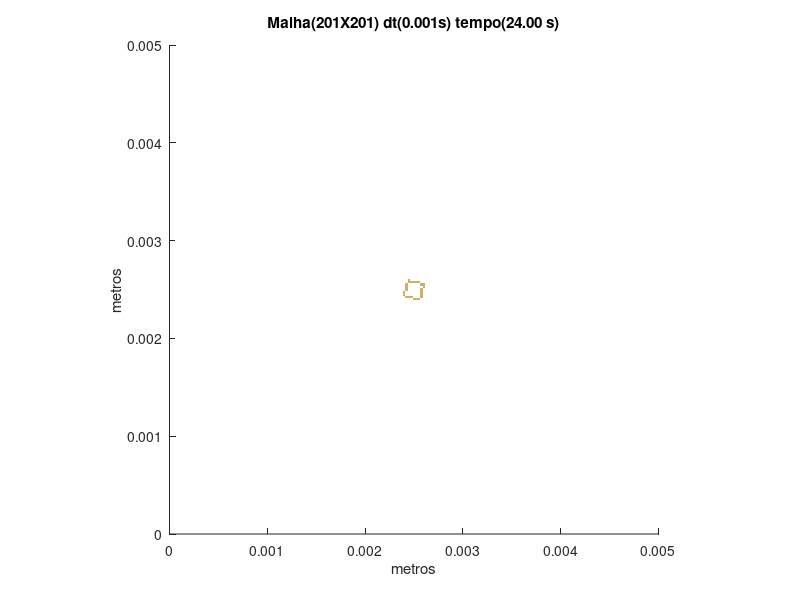

Write the MATLAB code that produced this figure.
set (gca,'PlotBoxAspectRatio',[1 1 1],'Xlim',[0,0.005],'Ylim',[0,0.005])
hold on
title('Malha(201X201) dt(0.001s) tempo(24.00 s)')
hold on
ylabel('metros')
hold on
xlabel('metros')
hold on

fill([0.00248756218905473 0.00248756218905473 0.00251243781094527 0.00251243781094527],[0.00238805970149254 0.00241293532338308 0.00241293532338308 0.00238805970149254],[0.8,0.7,0.4],'LineStyle','none')

fill([0.00251243781094527 0.00251243781094527 0.00253731343283582 0.00253731343283582],[0.00238805970149254 0.00241293532338308 0.00241293532338308 0.00238805970149254],[0.8,0.7,0.4],'LineStyle','none')

fill([0.00253731343283582 0.00253731343283582 0.00256218905472637 0.00256218905472637],[0.00238805970149254 0.00241293532338308 0.00241293532338308 0.00238805970149254],[0.8,0.7,0.4],'LineStyle','none')

fill([0.00241293532338308 0.00241293532338308 0.00243781094527363 0.00243781094527363],[0.00241293532338308 0.00243781094527363 0.00243781094527363 0.00241293532338308],[0.8,0.7,0.4],'LineStyle','none')

fill([0.00243781094527363 0.00243781094527363 0.00246268656716418 0.00246268656716418],[0.00241293532338308 0.00243781094527363 0.00243781094527363 0.00241293532338308],[0.8,0.7,0.4],'LineStyle','none')

fill([0.00246268656716418 0.00246268656716418 0.00248756218905473 0.00248756218905473],[0.00241293532338308 0.00243781094527363 0.00243781094527363 0.00241293532338308],[0.8,0.7,0.4],'LineStyle','none')

fill([0.00256218905472637 0.00256218905472637 0.00258706467661692 0.00258706467661692],[0.00241293532338308 0.00243781094527363 0.00243781094527363 0.00241293532338308],[0.8,0.7,0.4],'LineStyle','none')

fill([0.00238805970149254 0.00238805970149254 0.00241293532338308 0.00241293532338308],[0.00243781094527363 0.00246268656716418 0.00246268656716418 0.00243781094527363],[0.8,0.7,0.4],'LineStyle','none')

fill([0.00256218905472637 0.00256218905472637 0.00258706467661692 0.00258706467661692],[0.00243781094527363 0.00246268656716418 0.00246268656716418 0.00243781094527363],[0.8,0.7,0.4],'LineStyle','none')

fill([0.00238805970149254 0.00238805970149254 0.00241293532338308 0.00241293532338308],[0.00246268656716418 0.00248756218905473 0.00248756218905473 0.00246268656716418],[0.8,0.7,0.4],'LineStyle','none')

fill([0.00256218905472637 0.00256218905472637 0.00258706467661692 0.00258706467661692],[0.00246268656716418 0.00248756218905473 0.00248756218905473 0.00246268656716418],[0.8,0.7,0.4],'LineStyle','none')

fill([0.00241293532338308 0.00241293532338308 0.00243781094527363 0.00243781094527363],[0.00248756218905473 0.00251243781094527 0.00251243781094527 0.00248756218905473],[0.8,0.7,0.4],'LineStyle','none')

fill([0.00256218905472637 0.00256218905472637 0.00258706467661692 0.00258706467661692],[0.00248756218905473 0.00251243781094527 0.00251243781094527 0.00248756218905473],[0.8,0.7,0.4],'LineStyle','none')

fill([0.00241293532338308 0.00241293532338308 0.00243781094527363 0.00243781094527363],[0.00251243781094527 0.00253731343283582 0.00253731343283582 0.00251243781094527],[0.8,0.7,0.4],'LineStyle','none')

fill([0.00258706467661692 0.00258706467661692 0.00261194029850746 0.00261194029850746],[0.00251243781094527 0.00253731343283582 0.00253731343283582 0.00251243781094527],[0.8,0.7,0.4],'LineStyle','none')

fill([0.00241293532338308 0.00241293532338308 0.00243781094527363 0.00243781094527363],[0.00253731343283582 0.00256218905472637 0.00256218905472637 0.00253731343283582],[0.8,0.7,0.4],'LineStyle','none')

fill([0.00256218905472637 0.00256218905472637 0.00258706467661692 0.00258706467661692],[0.00253731343283582 0.00256218905472637 0.00256218905472637 0.00253731343283582],[0.8,0.7,0.4],'LineStyle','none')

fill([0.00258706467661692 0.00258706467661692 0.00261194029850746 0.00261194029850746],[0.00253731343283582 0.00256218905472637 0.00256218905472637 0.00253731343283582],[0.8,0.7,0.4],'LineStyle','none')

fill([0.00243781094527363 0.00243781094527363 0.00246268656716418 0.00246268656716418],[0.00256218905472637 0.00258706467661692 0.00258706467661692 0.00256218905472637],[0.8,0.7,0.4],'LineStyle','none')

fill([0.00246268656716418 0.00246268656716418 0.00248756218905473 0.00248756218905473],[0.00256218905472637 0.00258706467661692 0.00258706467661692 0.00256218905472637],[0.8,0.7,0.4],'LineStyle','none')

fill([0.00248756218905473 0.00248756218905473 0.00251243781094527 0.00251243781094527],[0.00256218905472637 0.00258706467661692 0.00258706467661692 0.00256218905472637],[0.8,0.7,0.4],'LineStyle','none')

fill([0.00251243781094527 0.00251243781094527 0.00253731343283582 0.00253731343283582],[0.00256218905472637 0.00258706467661692 0.00258706467661692 0.00256218905472637],[0.8,0.7,0.4],'LineStyle','none')

fill([0.00253731343283582 0.00253731343283582 0.00256218905472637 0.00256218905472637],[0.00256218905472637 0.00258706467661692 0.00258706467661692 0.00256218905472637],[0.8,0.7,0.4],'LineStyle','none')

fill([0.00243781094527363 0.00243781094527363 0.00246268656716418 0.00246268656716418],[0.00258706467661692 0.00261194029850746 0.00261194029850746 0.00258706467661692],[0.8,0.7,0.4],'LineStyle','none')
